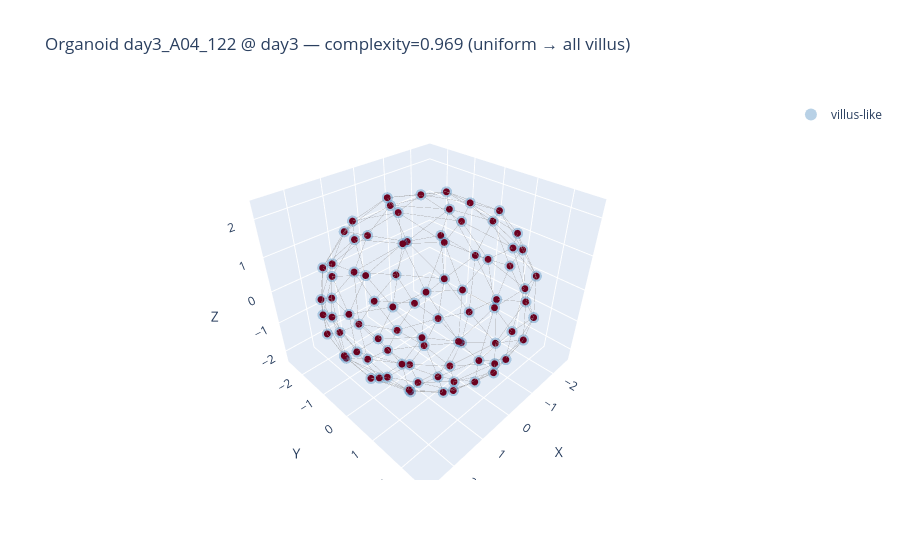
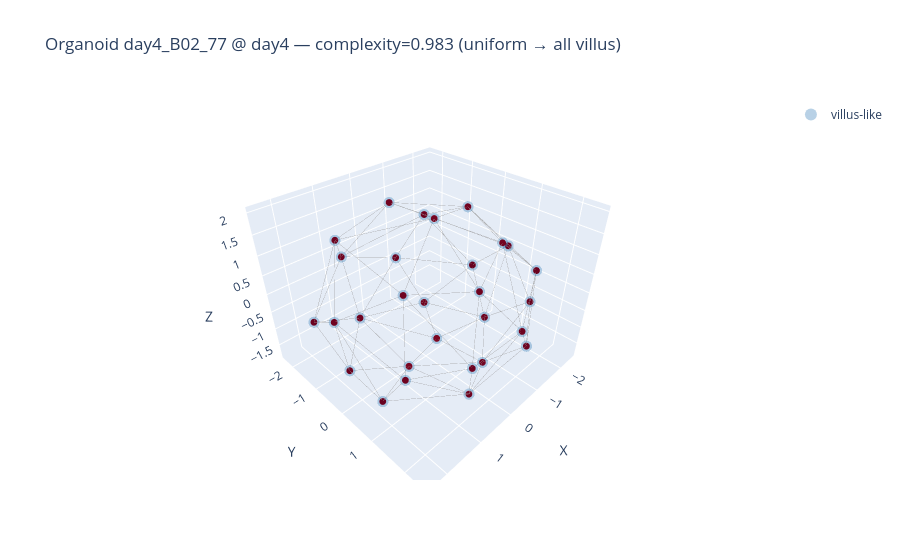
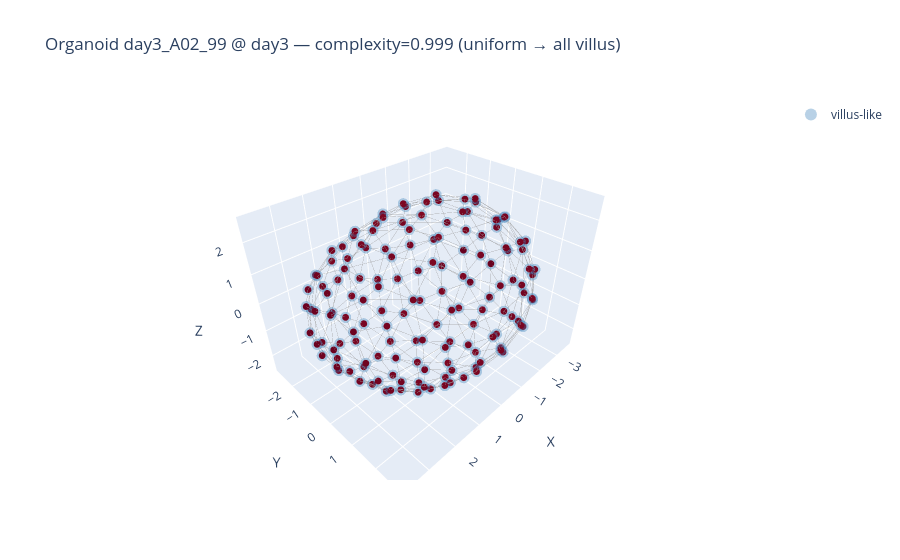
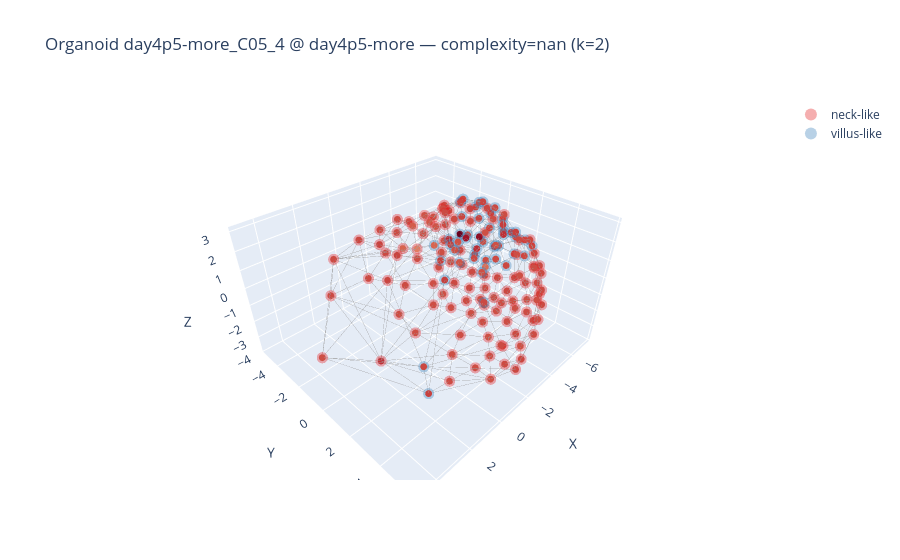

Notebook code cell kept with these figures, in order:
### Code cell
# =========================
# Adaptive plotting block
# =========================
import numpy as np
from sklearn.cluster import KMeans
from sklearn.metrics import silhouette_score
import plotly.graph_objects as go
import plotly.colors as pc

# ---------- helpers ----------
def nearly_spherical_score(small_scale_hks):
    """
    Coefficient of variation of small-scale HKS; lower => more uniform (more spherical).
    """
    x = np.asarray(small_scale_hks)
    x = x[np.isfinite(x)]
    if x.size < 2:
        return 0.0
    mu = np.mean(x)
    sd = np.std(x)
    if mu == 0:
        return 0.0
    return float(sd / (abs(mu) + 1e-12))

def adaptive_kmeans(F, small_scale_hks,
                    k_max=3, seed=42,
                    sil_thresh=0.12,
                    min_frac=0.08,
                    cv_thresh=0.08):
    """
    Decide k in {1..k_max} per organoid. Returns (labels, k_chosen).
      - If near-spherical by HKS CV (cv_thresh), choose k=1.
      - Else try k=2..k_max; pick k with best silhouette if:
            silhouette >= sil_thresh AND all clusters >= min_frac of nodes.
      - Otherwise fall back to k=1.
    """
    n = F.shape[0]
    # Gate 1: spherical check
    cv = nearly_spherical_score(small_scale_hks)
    if cv < cv_thresh:
        return np.zeros(n, dtype=int), 1

    best_labels, best_sil, best_k = None, -1.0, None
    for k in range(2, k_max + 1):
        km = KMeans(n_clusters=k, n_init="auto", random_state=seed)
        labs = km.fit_predict(F)
        counts = np.bincount(labs, minlength=k)
        if (counts < max(1, int(min_frac * n))).any():
            continue
        try:
            s = silhouette_score(F, labs, metric="euclidean")
        except Exception:
            s = -1.0
        if s > best_sil:
            best_labels, best_sil, best_k = labs, s, k

    if best_k is None or best_sil < sil_thresh:
        return np.zeros(n, dtype=int), 1
    return best_labels, best_k

def label_segments_by_hks(regions, small_scale_hks):
    """
    Heuristic names using mean small-scale HKS:
      lowest -> neck-like, highest -> crypt-like, middle -> villus-like.
      If k=2: neck-like (low) and villus-like (high).
      If k=1: villus-like.
    """
    k = len(regions)
    if k == 1:
        return ["villus-like"]

    means = []
    for reg in regions:
        if len(reg) == 0:
            means.append(np.nan)
        else:
            means.append(float(np.nanmean(small_scale_hks[list(reg)])))
    order = np.argsort(means)  # ascending

    if k == 2:
        names = [None, None]
        names[order[0]] = "neck-like"
        names[order[1]] = "villus-like"
        return names

    # k >= 3
    names = [None] * k
    names[order[0]] = "neck-like"
    names[order[-1]] = "crypt-like"
    for idx in order[1:-1]:
        names[idx] = "villus-like"
    return names

# ---------- gather eligible organoids ----------
rng = np.random.default_rng(123)
org_index = []
for tp in timepoints:
    if tp not in results:
        continue
    graphs = results[tp].get("graphs_all", None)
    centrs = results[tp].get("centroids_all", None)
    feats  = results[tp].get("feats_all", None)
    hks    = results[tp].get("HKS_all", None)
    if graphs is None or centrs is None or feats is None or hks is None:
        continue

    n_org = len(feats)
    for i in range(n_org):
        G = graphs[i]
        C = centrs[i]
        F = feats[i]
        H = hks[i]
        if G is None or C is None or F is None or H is None:
            continue
        # Size consistency checks
        n_nodes = F.shape[0]
        if (len(G) == n_nodes and
            hasattr(C, "shape") and C.shape[0] == n_nodes and
            H.shape[0] == n_nodes):
            org_index.append((tp, i))

if len(org_index) == 0:
    print("No organoids available for plotting.")
else:
    # choose up to 5 unique organoids at random
    pick = rng.choice(len(org_index), size=min(5, len(org_index)), replace=False)

    # palettes
    pal2 = ["#e41a1c", "#377eb8"]               # neck, villus
    pal3 = ["#e41a1c", "#377eb8", "#4daf4a"]    # neck, villus, crypt

    for j, sel in enumerate(pick, start=1):
        tp, idx = org_index[sel]
        G = results[tp]["graphs_all"][idx]
        C = results[tp]["centroids_all"][idx]
        F = results[tp]["feats_all"][idx]         # (n_cells, D) preprocessed HKS
        H = results[tp]["HKS_all"][idx]           # (n_cells, T) raw HKS
        uid = results[tp]["label_uid"][idx]
        cmplx = results[tp]["complexity"][idx]

        # base scalar field for node coloring = small-scale HKS
        small_scale = H[:, 0] if (H.ndim == 2 and H.shape[1] >= 1) else F[:, 0]

        # --- adaptive segmentation (k in {1,2,3})
        seg_labels, k_chosen = adaptive_kmeans(
            F, small_scale_hks=small_scale,
            k_max=3, seed=42,
            sil_thresh=0.01,    # raise to be stricter
            min_frac=0.02,      # min cluster size as fraction of nodes
            cv_thresh=0.05      # uniformity gate; raise for more k=1 calls
        )

        # Build regions as sets of node indices
        regions = []
        for seg_id in range(k_chosen):
            nodes_in_seg = np.where(seg_labels == seg_id)[0]
            regions.append(set(nodes_in_seg.tolist()))

        # Heuristic names
        names = label_segments_by_hks(regions, small_scale)

        # Plot main graph: nodes colored by small-scale HKS
        fig = plot_organoid_graph(
            centroids=C,
            graph=G,
            node_values=small_scale,
            node_size=4,
            edge_width=0.8,
            colorscale="RdBu_r",
            center_at_zero=True,
            loops=None,
        )

        # Choose overlay colors based on k
        palette = pal3 if k_chosen >= 3 else (pal2 if k_chosen == 2 else ["#377eb8"])

        # Add overlays
        add_region_overlays(
            fig,
            coords=C,
            regions=regions,
            colors=palette,
            colorscale=None,
            size=6.5,
            name_prefix="",
            alpha=0.35,
        )

        # Name the overlay traces in the legend
        # (last added traces correspond to overlays, in order)
        for t, nm in zip(fig.data[-len(regions):], names):
            t.name = nm

        title_suffix = " (uniform → all villus)" if k_chosen == 1 else f" (k={k_chosen})"
        try:
            cmplx_val = float(cmplx)
            cmplx_txt = f"{cmplx_val:.3f}" if np.isfinite(cmplx_val) else "nan"
        except Exception:
            cmplx_txt = "nan"

        fig.update_layout(
            title=f"Organoid {uid} @ {tp} — complexity={cmplx_txt}{title_suffix}",
            legend=dict(itemsizing="constant"),
        )
        fig.show()

### Figure 1 — Plotly figure (JSON) as saved in the notebook; plotly's stock layout.template omitted (floating-point values rounded to 4 significant figures; data arrays with more than 128 entries replaced by an {"elided": "..."} marker saying what was removed)
{"data": [{"hoverinfo": "skip", "line": {"color": "rgba(120,120,120,0.75)", "width": 0.8}, "mode": "lines", "showlegend": false, "type": "scatter3d", "x": {"elided": "738 float values"}, "y": {"elided": "738 float values"}, "z": {"elided": "738 float values"}}, {"hoverinfo": "skip", "marker": {"cmax": 0.08468, "cmid": 0, "cmin": -0.08468, "color": [0.08168, 0.08245, 0.08207, 0.08226, 0.08337, 0.08323, 0.08248, 0.08212, 0.08284, 0.08268, 0.08281, 0.08344, 0.0838, 0.08413, 0.08436, 0.08381, 0.08407, 0.08347, 0.0841, 0.08362, 0.08398, 0.08341, 0.08459, 0.0835, 0.08361, 0.08442, 0.08381, 0.08436, 0.08391, 0.08431, 0.08363, 0.08387, 0.08411, 0.08402, 0.08451, 0.08357, 0.08435, 0.08377, 0.08394, 0.08407, 0.08343, 0.08341, 0.08401, 0.08401, 0.08415, 0.08382, 0.08373, 0.08338, 0.08397, 0.08427, 0.08397, 0.08359, 0.08407, 0.08369, 0.08345, 0.08332, 0.084, 0.08446, 0.08355, 0.08371, 0.08461, 0.08418, 0.08399, 0.08376, 0.08331, 0.0832, 0.08385, 0.08411, 0.08371, 0.08468, 0.08367, 0.08286, 0.08347, 0.08335, 0.08339, 0.08351, 0.08327, 0.08281, 0.08325, 0.08214, 0.0827, 0.08404, 0.08246, 0.08211], "colorscale": [[0, "rgb(5,48,97)"], [0.1, "rgb(33,102,172)"], [0.2, "rgb(67,147,195)"], [0.3, "rgb(146,197,222)"], [0.4, "rgb(209,229,240)"], [0.5, "rgb(247,247,247)"], [0.6, "rgb(253,219,199)"], [0.7, "rgb(244,165,130)"], [0.8, "rgb(214,96,77)"], [0.9, "rgb(178,24,43)"], [1, "rgb(103,0,31)"]], "line": {"width": 0}, "size": 4}, "mode": "markers", "showlegend": false, "type": "scatter3d", "x": [-0.1546, -0.9365, -0.05415, 0.1006, 1.555, 0.6223, 1.058, -1.125, 0.786, 1.59, 0.4091, -0.938, 1.005, -1.281, 0.1126, -1.828, 1.819, 1.678, 2.278, 0.9051, -0.5799, 2.237, -0.8799, -1.955, 0.001321, 1.453, -2.258, 2.039, 1.539, 2.466, 0.4448, 0.849, 2.438, 2.653, -1.054, -1.349, -2.598, 2.111, 0.1483, 1.731, -1.971, -2.584, 2.587, -2.166, 2.678, 1.245, 0.9748, -0.1379, 2.255, -0.952, 2.673, 0.09857, 2.464, 1.994, 1.356, -2.301, -1.646, 2.597, 1.916, 0.8683, -2.093, -2.509, 2.32, -0.5781, -0.5552, 0.4622, 2.112, -1.912, -1.502, 2.14, 1.568, 0.0827, 1.123, -0.7936, 0.9699, 1.689, -1.381, 0.09603, 0.7132, -0.2684, -0.8793, 1.339, 0.7127, -0.06134], "y": [-0.342, 0.3813, 0.7561, -1.199, -0.7272, -0.1134, 0.6704, -0.7281, -0.8302, 0.1023, 1.322, -1.55, -1.771, 1.305, -2.168, -0.1174, -1.482, 1.069, -0.5893, 1.736, 1.823, 0.3085, -2.289, -1.276, 2.21, 1.909, 0.5139, 1.426, -2.109, -0.9772, -2.551, 2.308, 0.9131, -0.03899, 2.266, -2.253, -0.6373, -1.652, 2.593, 2.006, 1.638, 0.6184, -0.8055, -1.655, 0.5239, -2.329, 2.463, -2.553, 1.479, 2.499, -0.2787, 2.623, 1.025, -1.533, 2.199, 1.129, 2.004, 0.2785, 1.726, -2.163, -1.272, -0.04585, -0.6254, 2.38, -1.996, 2.36, 1.113, 0.5626, 1.424, 0.3509, 1.492, -1.332, -1.38, 1.81, 1.913, -0.5608, -0.746, 1.824, 1.157, -0.5278, 0.4635, 0.5994, -0.225, 0.9269], "z": [-2.199, -2.128, -2.167, -1.991, -1.831, -2.254, -2.041, -1.98, -2.085, -1.872, -2.007, -1.744, -1.564, -1.777, -1.439, -1.781, -1.202, -1.591, -1.213, -1.63, -1.71, -1.286, -1.024, -1.198, -1.341, -1.128, -1.215, -0.97, -0.554, -0.5534, -0.4339, -0.9526, -0.6812, -0.515, -0.9178, -0.0402, -0.364, -0.06443, -0.5443, -0.3657, -0.5552, -0.1689, 0.1965, 0.08061, -0.008273, 0.292, -0.1006, 0.5127, 0.001241, -0.01786, 0.4753, 0.264, 0.5388, 0.8634, 0.5078, 0.6763, 0.5826, 0.8198, 0.6625, 1.159, 1.089, 1.009, 1.199, 0.9312, 1.466, 0.9622, 1.2, 1.722, 1.574, 1.594, 1.474, 2.096, 1.825, 1.627, 1.437, 1.88, 1.981, 1.727, 2.105, 2.312, 2.231, 2.103, 2.296, 2.218]}, {"hoverinfo": "skip", "marker": {"color": "#377eb8", "size": 6.5}, "mode": "markers", "name": "villus-like", "opacity": 0.35, "showlegend": true, "type": "scatter3d", "x": [-0.1546, -0.9365, -0.05415, 0.1006, 1.555, 0.6223, 1.058, -1.125, 0.786, 1.59, 0.4091, -0.938, 1.005, -1.281, 0.1126, -1.828, 1.819, 1.678, 2.278, 0.9051, -0.5799, 2.237, -0.8799, -1.955, 0.001321, 1.453, -2.258, 2.039, 1.539, 2.466, 0.4448, 0.849, 2.438, 2.653, -1.054, -1.349, -2.598, 2.111, 0.1483, 1.731, -1.971, -2.584, 2.587, -2.166, 2.678, 1.245, 0.9748, -0.1379, 2.255, -0.952, 2.673, 0.09857, 2.464, 1.994, 1.356, -2.301, -1.646, 2.597, 1.916, 0.8683, -2.093, -2.509, 2.32, -0.5781, -0.5552, 0.4622, 2.112, -1.912, -1.502, 2.14, 1.568, 0.0827, 1.123, -0.7936, 0.9699, 1.689, -1.381, 0.09603, 0.7132, -0.2684, -0.8793, 1.339, 0.7127, -0.06134], "y": [-0.342, 0.3813, 0.7561, -1.199, -0.7272, -0.1134, 0.6704, -0.7281, -0.8302, 0.1023, 1.322, -1.55, -1.771, 1.305, -2.168, -0.1174, -1.482, 1.069, -0.5893, 1.736, 1.823, 0.3085, -2.289, -1.276, 2.21, 1.909, 0.5139, 1.426, -2.109, -0.9772, -2.551, 2.308, 0.9131, -0.03899, 2.266, -2.253, -0.6373, -1.652, 2.593, 2.006, 1.638, 0.6184, -0.8055, -1.655, 0.5239, -2.329, 2.463, -2.553, 1.479, 2.499, -0.2787, 2.623, 1.025, -1.533, 2.199, 1.129, 2.004, 0.2785, 1.726, -2.163, -1.272, -0.04585, -0.6254, 2.38, -1.996, 2.36, 1.113, 0.5626, 1.424, 0.3509, 1.492, -1.332, -1.38, 1.81, 1.913, -0.5608, -0.746, 1.824, 1.157, -0.5278, 0.4635, 0.5994, -0.225, 0.9269], "z": [-2.199, -2.128, -2.167, -1.991, -1.831, -2.254, -2.041, -1.98, -2.085, -1.872, -2.007, -1.744, -1.564, -1.777, -1.439, -1.781, -1.202, -1.591, -1.213, -1.63, -1.71, -1.286, -1.024, -1.198, -1.341, -1.128, -1.215, -0.97, -0.554, -0.5534, -0.4339, -0.9526, -0.6812, -0.515, -0.9178, -0.0402, -0.364, -0.06443, -0.5443, -0.3657, -0.5552, -0.1689, 0.1965, 0.08061, -0.008273, 0.292, -0.1006, 0.5127, 0.001241, -0.01786, 0.4753, 0.264, 0.5388, 0.8634, 0.5078, 0.6763, 0.5826, 0.8198, 0.6625, 1.159, 1.089, 1.009, 1.199, 0.9312, 1.466, 0.9622, 1.2, 1.722, 1.574, 1.594, 1.474, 2.096, 1.825, 1.627, 1.437, 1.88, 1.981, 1.727, 2.105, 2.312, 2.231, 2.103, 2.296, 2.218]}], "layout": {"legend": {"itemsizing": "constant"}, "scene": {"aspectmode": "data", "xaxis": {"title": {"text": "X"}}, "yaxis": {"title": {"text": "Y"}}, "zaxis": {"title": {"text": "Z"}}}, "title": {"text": "Organoid day3_A04_122 @ day3 — complexity=0.969 (uniform → all villus)"}}}

### Figure 2 — Plotly figure (JSON) as saved in the notebook; plotly's stock layout.template omitted (floating-point values rounded to 4 significant figures; data arrays with more than 128 entries replaced by an {"elided": "..."} marker saying what was removed)
{"data": [{"hoverinfo": "skip", "line": {"color": "rgba(120,120,120,0.75)", "width": 0.8}, "mode": "lines", "showlegend": false, "type": "scatter3d", "x": {"elided": "243 float values"}, "y": {"elided": "243 float values"}, "z": {"elided": "243 float values"}}, {"hoverinfo": "skip", "marker": {"cmax": 0.08577, "cmid": 0, "cmin": -0.08577, "color": [0.08094, 0.08117, 0.08524, 0.08316, 0.08382, 0.08398, 0.08414, 0.08398, 0.08554, 0.08514, 0.08452, 0.08577, 0.08461, 0.08527, 0.08434, 0.0836, 0.08477, 0.08483, 0.08412, 0.08405, 0.08435, 0.08506, 0.0843, 0.08411, 0.08426, 0.08296, 0.08297, 0.08348, 0.08264], "colorscale": [[0, "rgb(5,48,97)"], [0.1, "rgb(33,102,172)"], [0.2, "rgb(67,147,195)"], [0.3, "rgb(146,197,222)"], [0.4, "rgb(209,229,240)"], [0.5, "rgb(247,247,247)"], [0.6, "rgb(253,219,199)"], [0.7, "rgb(244,165,130)"], [0.8, "rgb(214,96,77)"], [0.9, "rgb(178,24,43)"], [1, "rgb(103,0,31)"]], "line": {"width": 0}, "size": 4}, "mode": "markers", "showlegend": false, "type": "scatter3d", "x": [-0.558, 0.6248, 1.826, -0.6318, -1.195, 0.5767, -1.827, 0.6326, 2.06, 2.071, -0.8999, -2.43, -1.032, -2.046, 2.038, 0.5943, -2.458, 1.074, -0.2127, 2.393, -1.538, -1.602, 1.31, 0.5183, 1.613, -1.584, -0.7956, 0.03486, 0.09208], "y": [-0.1725, 0.05391, -0.6407, 1.271, -1.278, -1.836, 0.3396, 1.916, 0.8295, -1.45, 2.202, -0.6577, -2.202, 1.468, 1.535, -2.323, 0.3998, 2.29, 2.441, -0.02768, -1.609, 1.756, -1.362, 1.894, 1.077, -0.2227, 1.371, -1.07, 0.3371], "z": [-1.793, -1.8, -1.586, -1.695, -1.564, -1.427, -1.528, -1.298, -1.25, -0.4784, -0.7548, -0.6205, -0.4522, -0.5401, -0.1273, 0.2143, 0.3918, 0.02425, 0.2218, 0.5272, 0.8608, 0.679, 1.335, 1.26, 1.319, 1.516, 1.524, 1.868, 2.004]}, {"hoverinfo": "skip", "marker": {"color": "#377eb8", "size": 6.5}, "mode": "markers", "name": "villus-like", "opacity": 0.35, "showlegend": true, "type": "scatter3d", "x": [-0.558, 0.6248, 1.826, -0.6318, -1.195, 0.5767, -1.827, 0.6326, 2.06, 2.071, -0.8999, -2.43, -1.032, -2.046, 2.038, 0.5943, -2.458, 1.074, -0.2127, 2.393, -1.538, -1.602, 1.31, 0.5183, 1.613, -1.584, -0.7956, 0.03486, 0.09208], "y": [-0.1725, 0.05391, -0.6407, 1.271, -1.278, -1.836, 0.3396, 1.916, 0.8295, -1.45, 2.202, -0.6577, -2.202, 1.468, 1.535, -2.323, 0.3998, 2.29, 2.441, -0.02768, -1.609, 1.756, -1.362, 1.894, 1.077, -0.2227, 1.371, -1.07, 0.3371], "z": [-1.793, -1.8, -1.586, -1.695, -1.564, -1.427, -1.528, -1.298, -1.25, -0.4784, -0.7548, -0.6205, -0.4522, -0.5401, -0.1273, 0.2143, 0.3918, 0.02425, 0.2218, 0.5272, 0.8608, 0.679, 1.335, 1.26, 1.319, 1.516, 1.524, 1.868, 2.004]}], "layout": {"legend": {"itemsizing": "constant"}, "scene": {"aspectmode": "data", "xaxis": {"title": {"text": "X"}}, "yaxis": {"title": {"text": "Y"}}, "zaxis": {"title": {"text": "Z"}}}, "title": {"text": "Organoid day4_B02_77 @ day4 — complexity=0.983 (uniform → all villus)"}}}

### Figure 3 — Plotly figure (JSON) as saved in the notebook; plotly's stock layout.template omitted (floating-point values rounded to 4 significant figures; data arrays with more than 128 entries replaced by an {"elided": "..."} marker saying what was removed)
{"data": [{"hoverinfo": "skip", "line": {"color": "rgba(120,120,120,0.75)", "width": 0.8}, "mode": "lines", "showlegend": false, "type": "scatter3d", "x": {"elided": "1314 float values"}, "y": {"elided": "1314 float values"}, "z": {"elided": "1314 float values"}}, {"hoverinfo": "skip", "marker": {"cmax": 0.08604, "cmid": 0, "cmin": -0.08604, "color": {"elided": "148 float values"}, "colorscale": [[0, "rgb(5,48,97)"], [0.1, "rgb(33,102,172)"], [0.2, "rgb(67,147,195)"], [0.3, "rgb(146,197,222)"], [0.4, "rgb(209,229,240)"], [0.5, "rgb(247,247,247)"], [0.6, "rgb(253,219,199)"], [0.7, "rgb(244,165,130)"], [0.8, "rgb(214,96,77)"], [0.9, "rgb(178,24,43)"], [1, "rgb(103,0,31)"]], "line": {"width": 0}, "size": 4}, "mode": "markers", "showlegend": false, "type": "scatter3d", "x": {"elided": "148 float values"}, "y": {"elided": "148 float values"}, "z": {"elided": "148 float values"}}, {"hoverinfo": "skip", "marker": {"color": "#377eb8", "size": 6.5}, "mode": "markers", "name": "villus-like", "opacity": 0.35, "showlegend": true, "type": "scatter3d", "x": {"elided": "148 float values"}, "y": {"elided": "148 float values"}, "z": {"elided": "148 float values"}}], "layout": {"legend": {"itemsizing": "constant"}, "scene": {"aspectmode": "data", "xaxis": {"title": {"text": "X"}}, "yaxis": {"title": {"text": "Y"}}, "zaxis": {"title": {"text": "Z"}}}, "title": {"text": "Organoid day3_A02_99 @ day3 — complexity=0.999 (uniform → all villus)"}}}

### Figure 4 — Plotly figure (JSON) as saved in the notebook; plotly's stock layout.template omitted (floating-point values rounded to 4 significant figures; data arrays with more than 128 entries replaced by an {"elided": "..."} marker saying what was removed)
{"data": [{"hoverinfo": "skip", "line": {"color": "rgba(120,120,120,0.75)", "width": 0.8}, "mode": "lines", "showlegend": false, "type": "scatter3d", "x": {"elided": "1446 float values"}, "y": {"elided": "1446 float values"}, "z": {"elided": "1446 float values"}}, {"hoverinfo": "skip", "marker": {"cmax": 0.1224, "cmid": 0, "cmin": -0.1224, "color": {"elided": "151 float values"}, "colorscale": [[0, "rgb(5,48,97)"], [0.1, "rgb(33,102,172)"], [0.2, "rgb(67,147,195)"], [0.3, "rgb(146,197,222)"], [0.4, "rgb(209,229,240)"], [0.5, "rgb(247,247,247)"], [0.6, "rgb(253,219,199)"], [0.7, "rgb(244,165,130)"], [0.8, "rgb(214,96,77)"], [0.9, "rgb(178,24,43)"], [1, "rgb(103,0,31)"]], "line": {"width": 0}, "size": 4}, "mode": "markers", "showlegend": false, "type": "scatter3d", "x": {"elided": "151 float values"}, "y": {"elided": "151 float values"}, "z": {"elided": "151 float values"}}, {"hoverinfo": "skip", "marker": {"color": "#e41a1c", "size": 6.5}, "mode": "markers", "name": "neck-like", "opacity": 0.35, "showlegend": true, "type": "scatter3d", "x": [-1.181, -1.783, -3.523, -2.494, 2.182, 0.2681, -1.109, -2.083, -3.945, -4.133, -3.9, -1.11, -2.883, 4.779, -4.396, -4.831, -3.76, -3.294, -5.596, -4.39, -3.136, -0.6112, -5.592, -5.202, -4.917, -4.801, -5.386, -5.922, -4.446, -5.297, -6.084, -1.788, -2.793, -5.529, -6.253, -6.435, -5.125, -2.01, -6.553, -4.887, -6.619, -4.246, -6.173, -5.148, -5.451, -6.229, -1.101, -5.811, -1.668, -4.432, 1.231, -6.416, -0.08146, -5.148, -4.432, -2.282, -5.572, -5.716, -3.334, -6.345, -5.846, -3.111, -3.012, -4.081, -5.667, -1.328, -4.966, -5.91, -4.829, -4.186, -3.564, -2.942, -3.879, -2.123, -4.977, -5.013, -5.656, -5.78, -3.664, -2.882, -2.933, -1.89, -4.492, -5.105, -4.138, -1.252, -3.51, -5.684, -2.072, -4.542, -3.576, -4.484, -0.542, -3.874, -4.782, 1.692, 1.617, -3.411, -2.558, -3.451, -3.964, -3.108, -4.233], "y": [-0.6035, -2.597, -1.565, 1.418, 0.6385, 3.219, 2.12, 3.683, -0.5742, 0.7347, 1.742, 3.603, 3.835, 0.069, -1.635, -0.2138, 3.922, -3.682, 1.115, 2.931, 2.745, 4.883, -0.6575, 0.4988, 1.0, 1.92, 1.792, 0.2175, -2.486, -1.592, 1.597, 4.758, 4.85, 2.395, -1.059, -0.2617, 2.852, 5.444, 0.5485, 3.688, 1.626, 4.473, -1.8, -2.727, 3.272, 2.582, 5.768, -2.387, -5.051, -3.811, -4.574, -2.201, 5.543, 4.078, 4.682, 5.693, -2.939, 3.548, 5.206, 2.855, -2.998, 5.111, -4.996, 4.737, 3.556, -5.137, 4.095, -2.979, -3.706, 4.131, -4.543, 4.197, -3.842, -4.245, 3.559, -3.069, 2.83, -2.6, 3.472, -3.658, -2.525, -2.17, 2.967, -2.375, -2.874, -3.253, -1.872, 1.167, -1.308, -1.823, 1.687, 1.399, -1.063, -1.317, 0.7645, -3.031, 0.7848, -0.7074, -0.5028, 0.8694, 0.3868, 0.1751, -0.4459], "z": [-3.624, -3.81, -3.514, -3.341, -2.547, -3.379, -3.335, -3.04, -3.405, -3.197, -3.094, -3.212, -2.812, -0.966, -3.232, -3.198, -2.518, -3.074, -2.672, -2.656, -3.063, -2.666, -2.899, -2.916, -2.908, -2.746, -2.578, -2.636, -2.923, -2.872, -2.23, -2.641, -2.106, -2.199, -2.29, -2.237, -2.235, -2.011, -2.07, -1.886, -1.588, -1.614, -2.063, -2.199, -1.611, -1.282, -1.781, -1.98, -2.46, -1.766, -1.969, -1.338, 0.1247, -0.6935, -0.6464, -0.5663, -1.442, -0.5753, -0.6129, -0.1822, -0.7912, 0.5403, -1.286, 0.4061, 0.4735, 0.185, 0.6048, 0.2418, -0.2063, 1.272, 0.02693, 1.465, 0.8541, 0.8416, 1.467, 1.007, 1.628, 1.295, 1.91, 1.405, 1.412, 0.6369, 2.134, 1.761, 1.475, 0.6906, 1.649, 2.383, 0.8943, 2.274, 2.374, 2.638, 1.272, 2.47, 2.889, 1.167, 1.766, 2.613, 2.251, 2.704, 3.007, 2.689, 2.952]}, {"hoverinfo": "skip", "marker": {"color": "#377eb8", "size": 6.5}, "mode": "markers", "name": "villus-like", "opacity": 0.35, "showlegend": true, "type": "scatter3d", "x": [-4.248, -5.987, -3.859, -3.013, -3.445, -0.6006, -2.81, -5.073, -5.306, 2.289, 2.983, -6.877, -7.002, -7.062, -6.775, -7.174, -7.151, -7.285, -6.856, -6.837, -5.099, -7.035, -7.293, -7.264, -6.681, -0.7291, -5.408, -6.299, -3.359, -7.045, -6.534, -6.881, -6.114, -6.767, -6.177, -6.521, -5.561, -2.182, -5.126, -4.331, -4.815, -3.663, -5.754, -3.031, -4.327, -2.393, -2.302, -6.146], "y": [1.782, -0.6804, -0.6776, 1.586, -0.03741, 1.955, 0.719, -1.019, 0.08226, 3.863, 4.298, -0.6073, 0.7421, -0.05631, -1.365, 1.056, -1.121, -0.09602, 1.916, -2.042, -1.148, 1.1, -0.8465, 0.1288, 1.919, 4.061, -0.0603, 2.61, 2.021, -1.459, -2.291, 0.2628, 1.406, -0.4563, 0.8175, -1.317, 2.032, 2.721, 1.634, -1.216, -0.4771, 2.272, -1.769, -1.057, 0.67, 0.005764, 1.293, 0.2408], "z": [1.392, 2.344, 0.6713, 1.182, 0.7844, 1.28, 1.797, 2.701, 2.831, -2.13, 0.2147, -1.554, -1.367, -1.313, -1.427, -0.5403, -0.6281, -0.5426, -0.1737, -0.4169, 0.6287, 0.5878, 0.3027, 0.478, 0.86, 1.118, 0.7719, 0.9398, 0.7391, 0.7743, 0.7754, 1.395, 1.313, 1.531, 1.519, 1.696, 1.777, 1.302, 1.659, 0.6003, 0.7608, 1.905, 2.103, 0.8115, 0.7907, 0.6472, 1.139, 2.286]}], "layout": {"legend": {"itemsizing": "constant"}, "scene": {"aspectmode": "data", "xaxis": {"title": {"text": "X"}}, "yaxis": {"title": {"text": "Y"}}, "zaxis": {"title": {"text": "Z"}}}, "title": {"text": "Organoid day4p5-more_C05_4 @ day4p5-more — complexity=nan (k=2)"}}}
